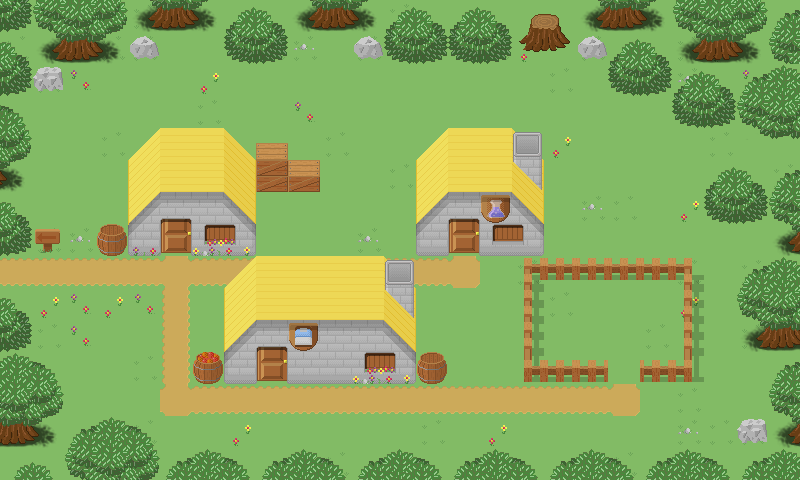

A 2D game scene composited from a Tiled map and its tileset images. What follows is a short description and the map's XML, with each tile layer's data collapsed to a summary:
An orthogonal 25x15 tile map with 32x32 px tiles, 4 tile layers (grass, road, plants, city).

<map version="1.0" orientation="orthogonal" width="25" height="15" tilewidth="32" tileheight="32">
 <properties>
  <property name="Author" value="Silveira Neto" />
  <property name="Year" value="2009" />
 </properties>
 <tileset firstgid="1" name="Untitled" tilewidth="32" tileheight="32">
  <image source="free_tileset_version_10.png" width="480" height="1216" />
 </tileset>
 <layer name="grass" width="25" height="15">
  <data>[375 cells, 375 non-empty, 5 distinct tile ids]</data>
 </layer>
 <layer name="road" width="25" height="15">
  <data>[375 cells, 56 non-empty, 14 distinct tile ids]</data>
 </layer>
 <layer name="plants" width="25" height="15">
  <data>[375 cells, 126 non-empty, 35 distinct tile ids]</data>
 </layer>
 <layer name="city" width="25" height="15">
  <data>[375 cells, 56 non-empty, 25 distinct tile ids]</data>
 </layer>
</map>
